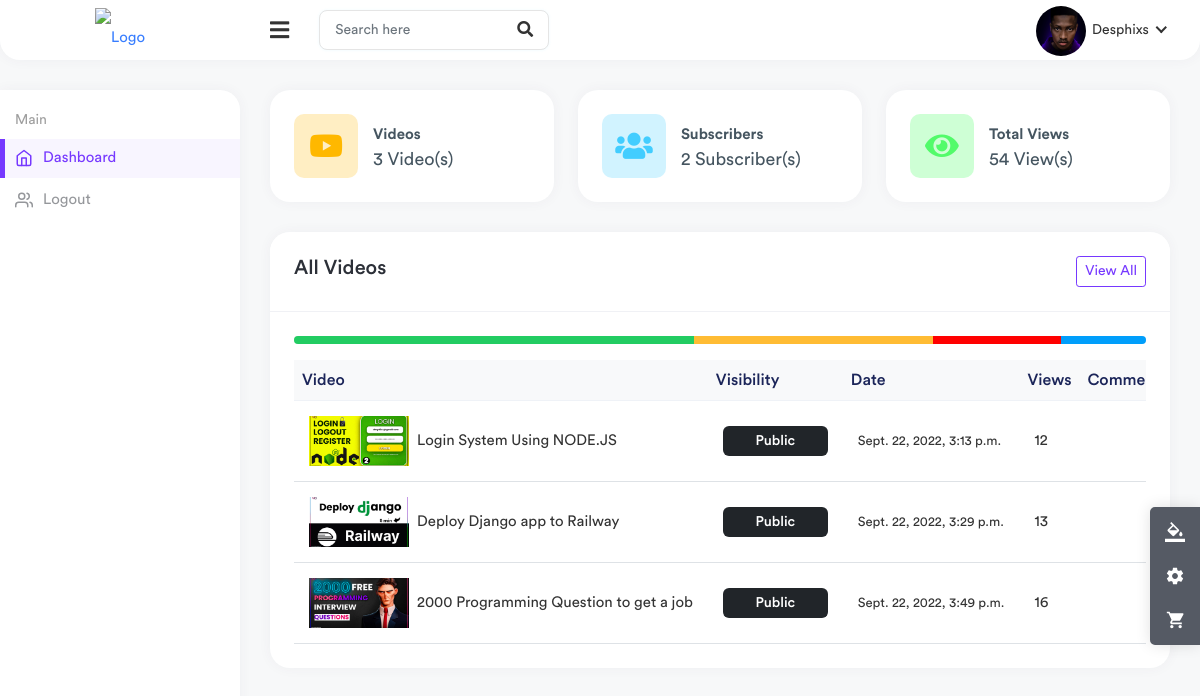
/studio/ (signed in), run on an earlier commit of the app's database.
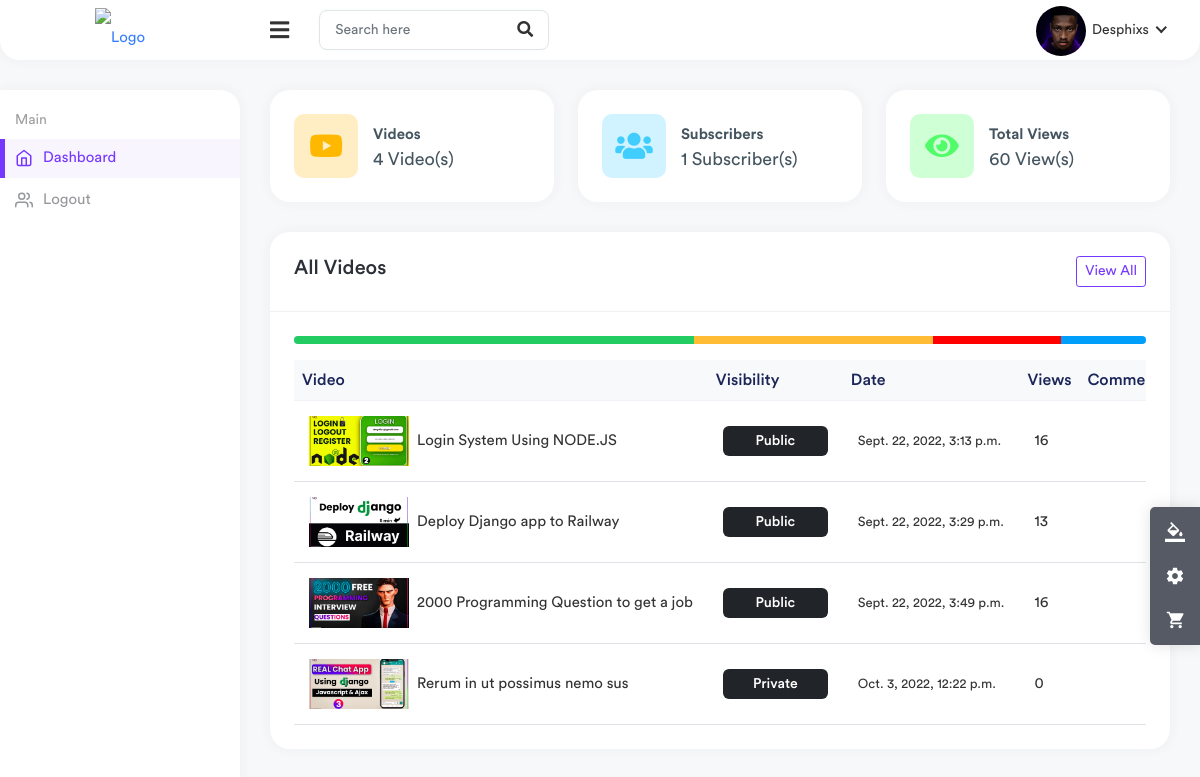
And on a later commit of the database.
### channel/models.py (models this page shows, shortened)
class Channel(models.Model):
    channel_art = models.ImageField(upload_to=user_directory_path, null=True, blank=True, default="channel-art.jpg")
    image = models.ImageField(upload_to=user_directory_path, null=True, blank=True)
    full_name = models.CharField(max_length=200)
    channel_name = models.CharField(max_length=200)
    description = models.TextField(null=True, blank=True)
    keywords = TaggableManager()
    joined = models.DateTimeField(auto_now_add=True)
    status = models.CharField(choices=STATUS, max_length=100, default="active")
    user = models.OneToOneField(User, on_delete=models.SET_NULL, null=True, related_name="channel")
    subscribers = models.ManyToManyField(User, related_name="user_subs")
    verified = models.BooleanField(default=False)
    total_views = models.IntegerField(default=0)
    business_email = models.EmailField(null=True, blank=True)
    make_business_email_public = models.BooleanField(default=False)
    business_location = models.CharField(null=True, blank=True, max_length=500)
    make_business_location_public = models.BooleanField(default=False)
    website = models.URLField(default="https://my-website.com/")
    instagram = models.URLField(default="https://instagram.com/")
    facebook = models.URLField(default="https://facebook.com/")
    twitter = models.URLField(default="https://twitter.com/")

### core/models.py (models this page shows, shortened)
class Video(models.Model):
    video = models.FileField(upload_to=user_directory_path)
    image = models.ImageField(upload_to=user_directory_path, null=True, blank=True)
    title = models.CharField(max_length=100)
    description = models.TextField(null=True, blank=True)
    tags = TaggableManager()
    date = models.DateTimeField(auto_now_add=True)
    visibility = models.CharField(choices=VISIBILITY, max_length=100, default="public")
    user = models.ForeignKey(User, on_delete=models.SET_NULL, null=True)
    views = models.PositiveIntegerField(default=0)
    likes = models.ManyToManyField(User, related_name="likes")
    featured = models.BooleanField(default=False)

### useradmin/views.py (the view)
# urls.py: path("", views.Studio, name="studio"),
@login_required
def Studio(request):
    user = request.user
    channel = user.channel
    channel = Channel.objects.get(user=user)
    videos = Video.objects.filter(user=user)
    comments = Comment.objects.filter()
    context = {
        "user":user,
        "channel":channel,
        "videos":videos,
    }
    return render(request, "useradmin/studio.html", context)

### templates/useradmin/studio.html (shortened to what the changed rows need)
{% load static %}
<!DOCTYPE html>
<html lang="en">
    <head>
        <link rel="stylesheet" href="{% static 'assets/css/bootstrap.min.css' %}" />
        <link rel="stylesheet" href="{% static 'assets/plugins/fontawesome/css/fontawesome.min.css' %}" />
        <link rel="stylesheet" href="{% static 'assets/plugins/fontawesome/css/all.min.css' %}" />
        <link rel="stylesheet" href="{% static 'assets/css/style.css' %}" />
    </head>
    <body class="nk-body bg-lighter npc-default has-sidebar no-touch nk-nio-theme">
        <div class="main-wrapper">
            <div class="header header-one">
                <ul class="nav nav-tabs user-menu">
                    <li class="nav-item dropdown has-arrow main-drop">
                        <a href="#" class="dropdown-toggle nav-link" data-bs-toggle="dropdown">
                            <span class="user-img">
                                <img src="{{ channel.image.url }}" style="width: 50px; height: 50px; object-fit: cover;" alt="" />
                            </span>
                            <span>{{ channel.channel_name }}</span>
                        </a>
                    </li>
                </ul>
            </div>
            <div class="page-wrapper">
                <div class="content container-fluid">
                    <div class="row">
                        <div class="col-xl-4 col-sm-6 col-12">
                            <div class="card">
                                <div class="card-body">
                                    <div class="dash-widget-header">
                                        <div class="dash-count">
                                            <div class="dash-counts">
                                                <p>{{videos.count}} Video(s)</p>
                                            </div>
                                        </div>
                                    </div>
                                </div>
                            </div>
                        </div>
                        <div class="col-xl-4 col-sm-6 col-12">
                            <div class="card">
                                <div class="card-body">
                                    <div class="dash-widget-header">
                                        <div class="dash-count">
                                            <div class="dash-counts">
                                                <p>{{channel.subscribers.all.count}} Subscriber(s)</p>
                                            </div>
                                        </div>
                                    </div>
                                </div>
                            </div>
                        </div>
                        <div class="col-xl-4 col-sm-6 col-12">
                            <div class="card">
                                <div class="card-body">
                                    <div class="dash-widget-header">
                                        <div class="dash-count">
                                            <div class="dash-counts">
                                                <p>{{channel.total_views}} View(s)</p>
                                            </div>
                                        </div>
                                    </div>
                                </div>
                            </div>
                        </div>
                    </div>
                    <div class="row">
                        <div class="col-md-12 col-lg-12 col-sm-12">
                            <div class="card">
                                <div class="card-body">
                                    <div class="table-responsive">
                                        <table class="table table-stripped table-hover">
                                            <thead class="thead-light">
                                                <tr>
                                                    <th>Video</th>
                                                    <th>Visibility</th>
                                                    <th>Date</th>
                                                    <th>Views</th>
                                                    <th>Comments</th>
                                                </tr>
                                            </thead>
                                            <tbody>
                                                {% for v in videos %}
                                                <tr>
                                                    <td>
                                                        <h2 class="table-avatar">
                                                            <a href="{% url 'video-detail' v.id  %}"><img class="avatar avatar-sm me-2 avatar-img roundded-circle" style="width: 100px; height: 50px; object-fit: cover;" src="{{ v.image.url }}" alt="User Image" />{{v.title|truncatechars:40}}</a>
                                                        </h2>
                                                    </td>
                                                    <td><span class="badge bg-dark">{{ v.visibility|title }}</span></td>
                                                    <td><small>{{ v.date }}</small></td>
                                                    <td>{{ v.views }}</td>
                                                    <td>{{ v.comment.all.count }}</td>
                                                </tr>
                                                {% endfor %}
                                            </tbody>
                                        </table>
                                    </div>
                                </div>
                            </div>
                        </div>
                    </div>
                </div>
            </div>
        </div>
    </body>
</html>

What changed in the data, as far as the page shows it:
changed Channel "Desphixs": subscribers.all.count "2" → "1"; total_views "54" → "60"
changed Video "Login System Using NODE.JS": views "12" → "16"
added Video: image (picture), title "Rerum in ut possimus nemo sus", visibility "Private", date "Oct. 3, 2022, 12:22 p.m.", views "0"
Also different on the page:
{{ videos.count }}: "3" → "4"
